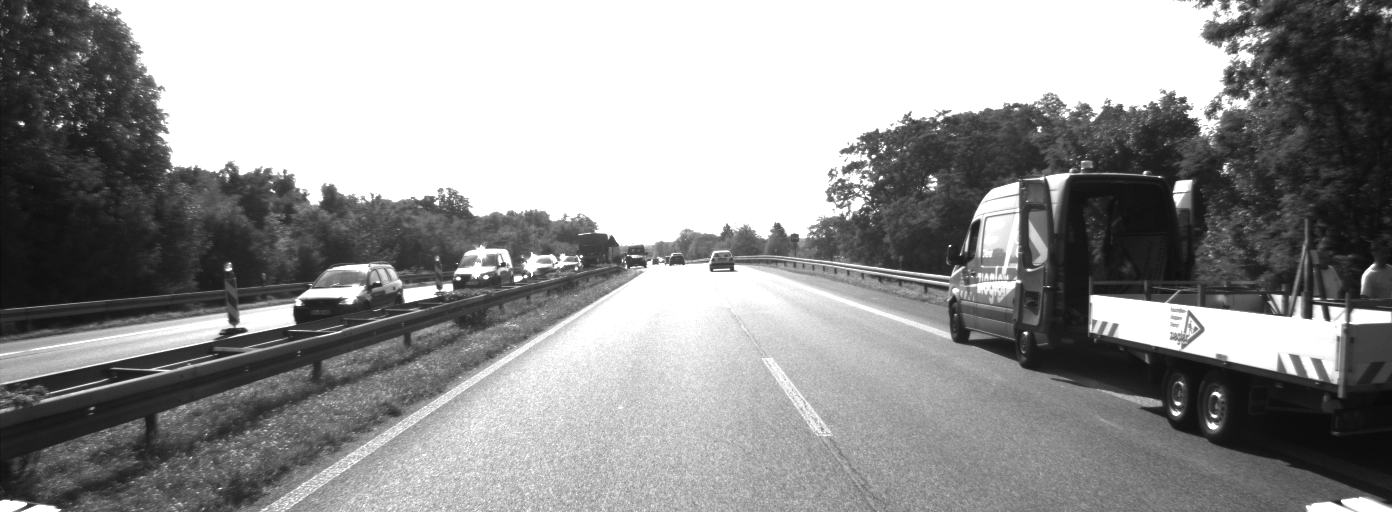
#> input picture dataset/image_00/data/0000000003.png, 1392 x 512 px, given in place of drive.mp4, which was not available
$ python lane_detection_with_steer.py
#> lines starting #> are read from the running program, lines starting #| are printed output that depends on the picture; after the words box and inside, x2 and y2 are one past the last pixel; in counts of white or black regions, pixels touching at a corner belong together; pictures that were not available may be replaced by others from this repository, and a replacement may not be noted
import cv2
import numpy as np

# Function to read the input video
def read_vid():
    img = cv2.VideoCapture("drive.mp4")
    return img

# Open the input video
img = read_vid()

# Define the output video writer
fourcc = cv2.VideoWriter_fourcc(*'XVID')
out = cv2.VideoWriter('drive_result.mp4', fourcc, 20.0, (1280, 720) )  # Adjust the frame size (1280, 720) to match your input video

while True:
    ret, frame = img.read()
#> frame is the input picture: shape (512, 1392, 3); min 10, max 255, mean 148

    if not ret:
        break

    gray = cv2.cvtColor(frame, cv2.COLOR_BGR2GRAY)

    canny = cv2.Canny(gray, threshold1=170, threshold2=250)
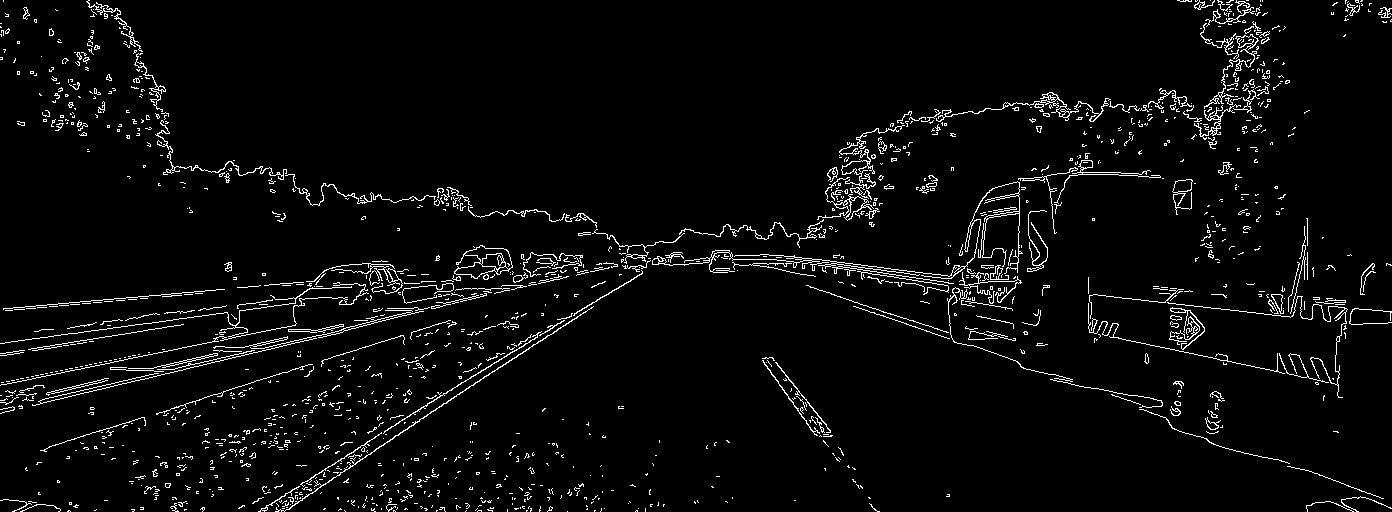
#> canny: shape (512, 1392); 3.9% white in thin lines or dots

    width, height = frame.shape[1], frame.shape[0]

    pts1 = np.float32([[590, 440],
                      [690, 440],
                      [200, 640],
                      [1000, 640]])

    pts2 = np.float32([[0, 0], [width, 0], [0, height], [width, height]])

    pts1_ = np.array([[590, 440],
                      [690, 440],
                      [200, 640],
                      [1000, 640]])

    pts2_ = np.array([[0, 0], [width, 0], [0, height], [width, height]])

    matrix = cv2.getPerspectiveTransform(pts1, pts2)
    birds_eye = cv2.warpPerspective(frame, matrix, (width, height))

    birds_eye_r = birds_eye[:, int(width / 2):]
    birds_eye_l = birds_eye[:, :int(width / 2)]

    for i in range(0, 4):
        cv2.circle(frame, (pts1_[i][0], pts1_[i][1]), 5, (0, 0, 255), 2)
#> frame: shape (512, 1392, 3); 0.03% of pixels changed, all inside (x1, y1, x2, y2) = (584, 434, 697, 447)

    roi = frame[400:600, 350:900]
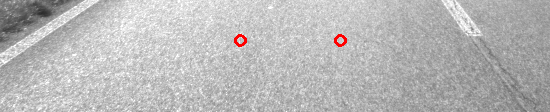
#> roi: shape (112, 550, 3); mean B, G, R 183.9, 183.9, 184.7

    gray = cv2.cvtColor(birds_eye, cv2.COLOR_BGR2GRAY)
    gray_r = cv2.cvtColor(birds_eye_r, cv2.COLOR_BGR2GRAY)
    gray_l = cv2.cvtColor(birds_eye_l, cv2.COLOR_BGR2GRAY)

    ret, thresh = cv2.threshold(gray, 170, 255, cv2.THRESH_BINARY)
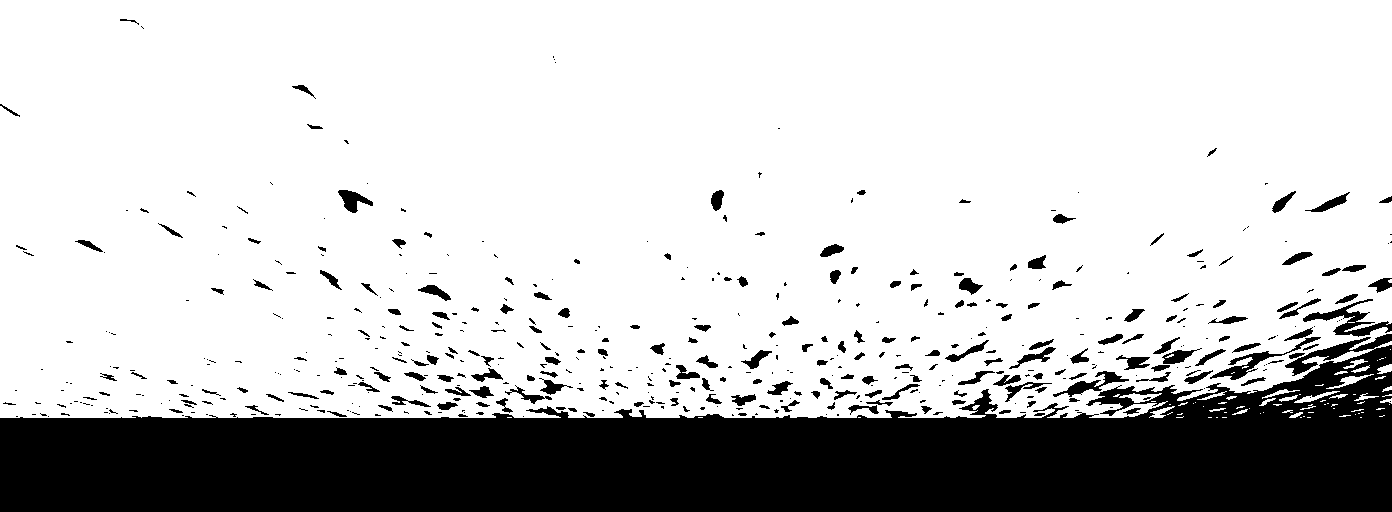
#> thresh: shape (512, 1392); 77.4% white; 502 black regions (289 under 20 px), largest, box (x1, y1, x2, y2) and area: (0, 334, 1392, 512) 142050, (1303, 299, 1392, 337) 997, (1210, 337, 1321, 380) 737
    ret, thresh_r = cv2.threshold(gray_r, 170, 255, cv2.THRESH_BINARY)
#> thresh_r: shape (512, 696); 75.1% white; 236 black regions (113 under 20 px), largest, box (x1, y1, x2, y2) and area: (0, 334, 696, 512) 76120, (607, 299, 696, 337) 997, (514, 337, 625, 380) 737
    ret, thresh_l = cv2.threshold(gray_l, 170, 255, cv2.THRESH_BINARY)
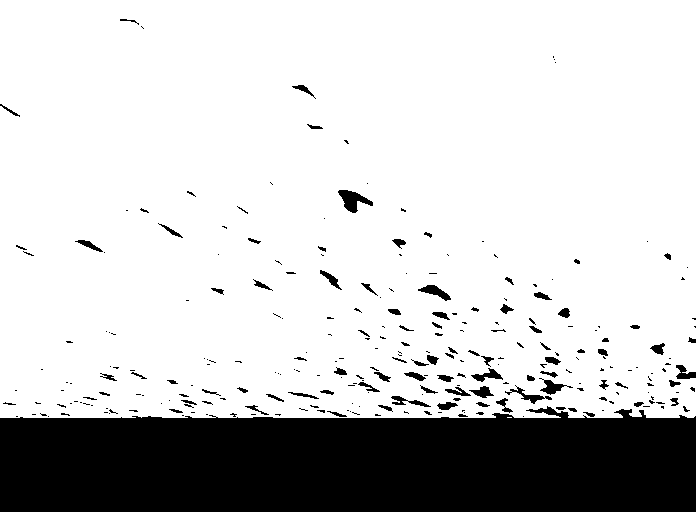
#> thresh_l: shape (512, 696); 79.6% white; 271 black regions (180 under 20 px), largest, box (x1, y1, x2, y2) and area: (0, 406, 696, 512) 65930, (338, 190, 373, 213) 394, (418, 285, 451, 301) 224

    linesP = cv2.HoughLinesP(thresh, 1, np.pi / 180, 50, None, 50, 10)
#> linesP = 871 rows, first 6: [0, 143, 1391, 45], [0, 258, 1288, 258], [0, 213, 1391, 116], [0, 222, 1391, 247], [0, 197, 1391, 99], [0, 185, 1391, 88]
    linesP_r = cv2.HoughLinesP(thresh_r, 1, np.pi / 180, 50, None, 50, 10)
#> linesP_r = 716 rows, first 6: [0, 338, 695, 57], [0, 260, 695, 20], [0, 182, 695, 194], [2, 341, 695, 256], [0, 221, 643, 0], [0, 95, 599, 0]
    linesP_l = cv2.HoughLinesP(thresh_l, 1, np.pi / 180, 50, None, 50, 10)
#> linesP_l = 609 rows, first 6: [356, 192, 695, 20], [0, 100, 695, 395], [0, 360, 677, 0], [0, 60, 695, 369], [0, 7, 695, 316], [0, 1, 695, 253]

    for i in range(0, len(linesP_r)):
        l = linesP_r[i][0]
        cv2.line(birds_eye, (l[0] + int(width / 2), l[1]), (l[2] + int(width / 2), l[3]), (0, 0, 255), 3, cv2.LINE_AA)
#> this loop made 716 passes
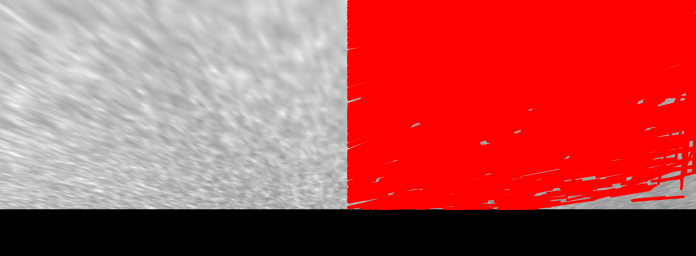
#> birds_eye: shape (512, 1392, 3) (shown at 1/2 size); mean B, G, R 82.1, 82.1, 182.1

    for i in range(0, len(linesP_l)):
        l = linesP_l[i][0]
        cv2.line(birds_eye, (l[0], l[1]), (l[2], l[3]), (0, 0, 255), 3, cv2.LINE_AA)
#> this loop made 609 passes
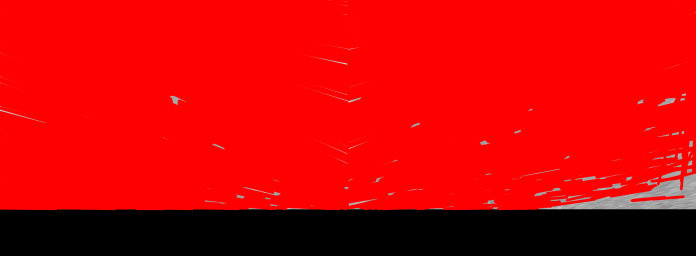
#> birds_eye: shape (512, 1392, 3) (shown at 1/2 size); mean B, G, R 3.3, 3.3, 207

    for i in range(0, len(linesP_r)):
        try:
            ll = linesP_l[i][0]
            x1 = int((l[0] + width / 2 + ll[0]) / 2)
            x2 = int((l[2] + width / 2 + ll[2]) / 2)
            cv2.line(birds_eye, (640, 50), (x1, ll[1]), (0, 255, 0), 3, cv2.LINE_AA)
            print("x1 : {}  ll : {}".format(x1, ll[1]))
        except IndexError:
            continue
#> this loop made 716 passes
#> (ll, x1, x2) on passes 1 to 3: ([356, 192, 695, 20], 760, 1002), ([0, 100, 695, 395], 582, 1002), ([0, 360, 677, 0], 582, 993)
#> (printed output is left out)
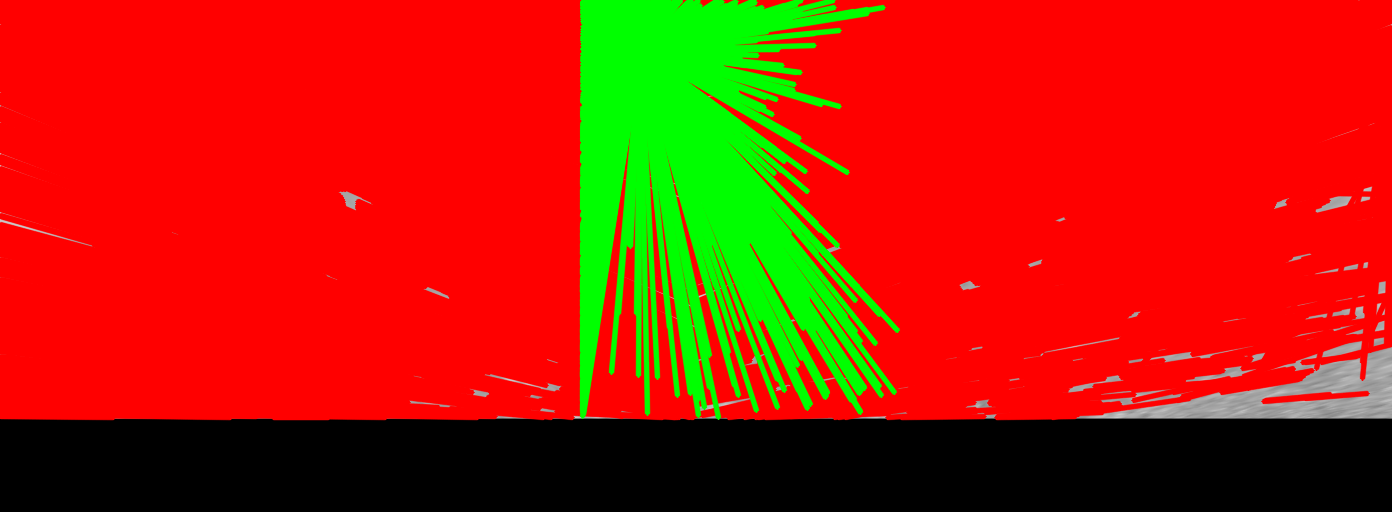
#> birds_eye: shape (512, 1392, 3); 12.2% of pixels changed, all inside (x1, y1, x2, y2) = (579, 0, 901, 420)

    drawing_pts = np.array([[[590, 440], [690, 440], [1000, 640], [200, 640]]], np.int32)
    cv2.polylines(frame, [drawing_pts], True, (0, 255), 1)

    # Write the processed frame to the output video
    out.write(frame)

    cv2.imshow("frame", frame)
    cv2.imshow("birdsEye", birds_eye)

    if cv2.waitKey(60) == ord("q"):
#> (key q is pressed here)
        break

# Release the video objects
img.release()
out.release()

# Close all OpenCV windows
cv2.destroyAllWindows()

$ run again, on dataset/image_00/data/0000000005.png
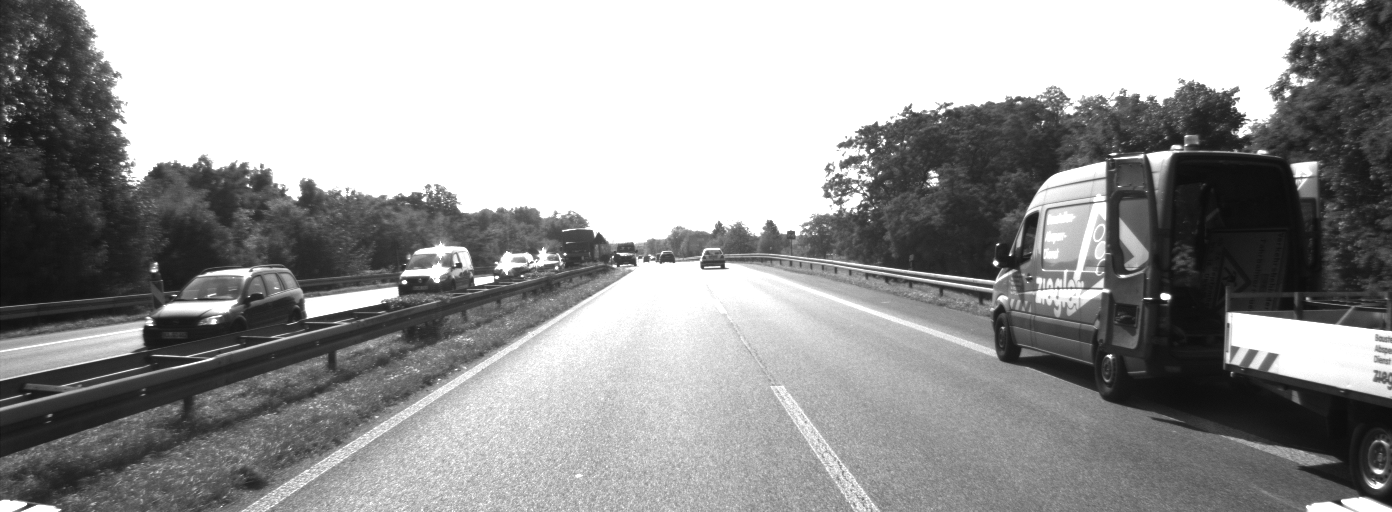
#> input picture dataset/image_00/data/0000000005.png, 1392 x 512 px, given in place of drive.mp4, which was not available
#> frame is the input picture: shape (512, 1392, 3); min 11, max 255, mean 152.4
#> canny: shape (512, 1392); 4% white in thin lines or dots
#> thresh: shape (512, 1392); 76.3% white; 586 black regions (340 under 20 px), largest, box (x1, y1, x2, y2) and area: (0, 322, 1392, 512) 142250, (349, 235, 436, 291) 1186, (1304, 265, 1380, 301) 742
#> thresh_r: shape (512, 696); 74.6% white; 245 black regions (134 under 20 px), largest, box (x1, y1, x2, y2) and area: (0, 322, 696, 512) 76229, (608, 265, 684, 301) 742, (561, 300, 661, 340) 588
#> thresh_l: shape (512, 696); 77.9% white; 345 black regions (208 under 20 px), largest, box (x1, y1, x2, y2) and area: (0, 400, 696, 512) 66021, (349, 235, 436, 291) 1186, (508, 380, 549, 399) 310
#> linesP = 1232 rows, first 6: [0, 98, 1391, 73], [0, 134, 1009, 275], [0, 112, 1391, 112], [0, 109, 1391, 109], [0, 222, 1366, 174], [0, 13, 1391, 62]
#> linesP_r = 717 rows, first 6: [0, 376, 678, 0], [0, 96, 695, 231], [0, 366, 662, 0], [0, 35, 693, 358], [0, 31, 695, 191], [0, 398, 695, 74]
#> linesP_l = 620 rows, first 6: [0, 351, 690, 0], [0, 258, 319, 236], [0, 82, 695, 46], [0, 206, 695, 182], [42, 417, 395, 267], [0, 160, 695, 172]
#> the loop `for i in range(0, len(linesP_r)):` made 717 passes
#> after the loop `for i in range(0, len(linesP_r)):`:
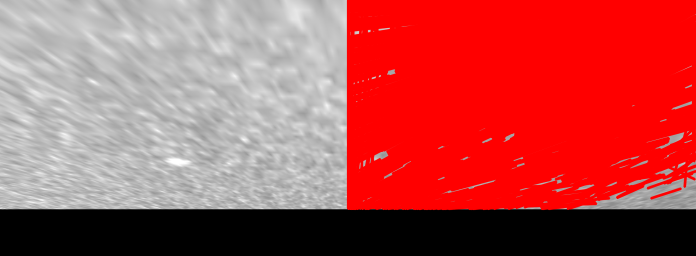
#> birds_eye: shape (512, 1392, 3) (shown at 1/2 size); mean B, G, R 80.3, 80.3, 180.3
#> the loop `for i in range(0, len(linesP_l)):` made 620 passes
#> the loop `for i in range(0, len(linesP_r)):` made 717 passes
#> (ll, x1, x2) on passes 1 to 3: ([0, 351, 690, 0], 637, 1040), ([0, 258, 319, 236], 637, 854), ([0, 82, 695, 46], 637, 1042)
#> (printed output is left out)
#> after the loop `for i in range(0, len(linesP_r)):`:
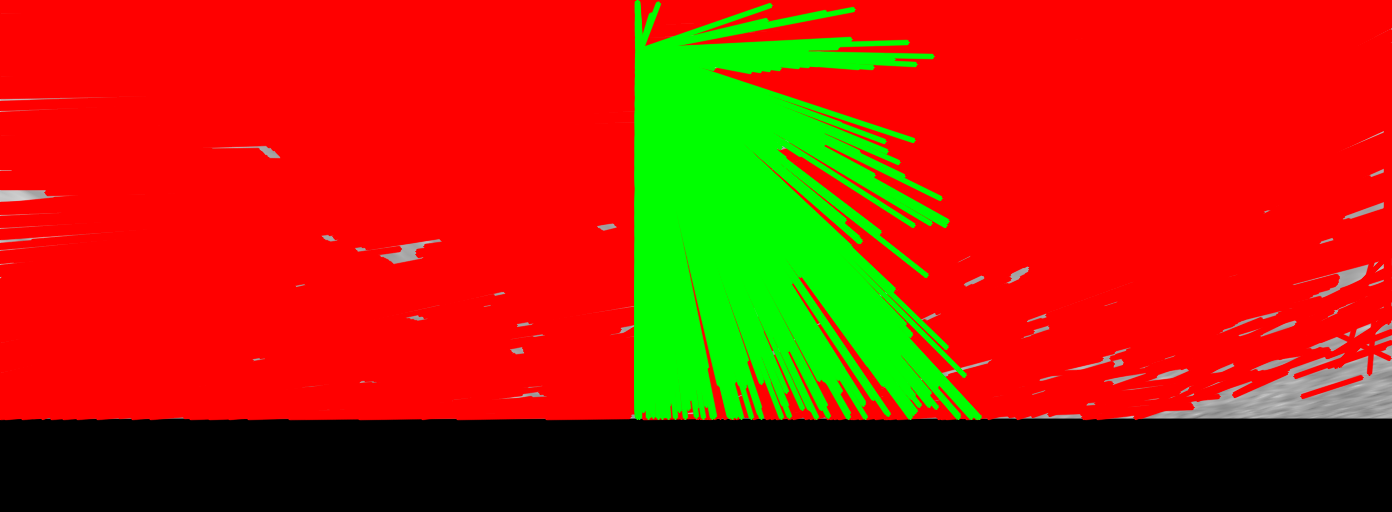
#> birds_eye: shape (512, 1392, 3); mean B, G, R 3.2, 35.8, 174.4

$ run again, on dataset/image_00/data/0000000009.png
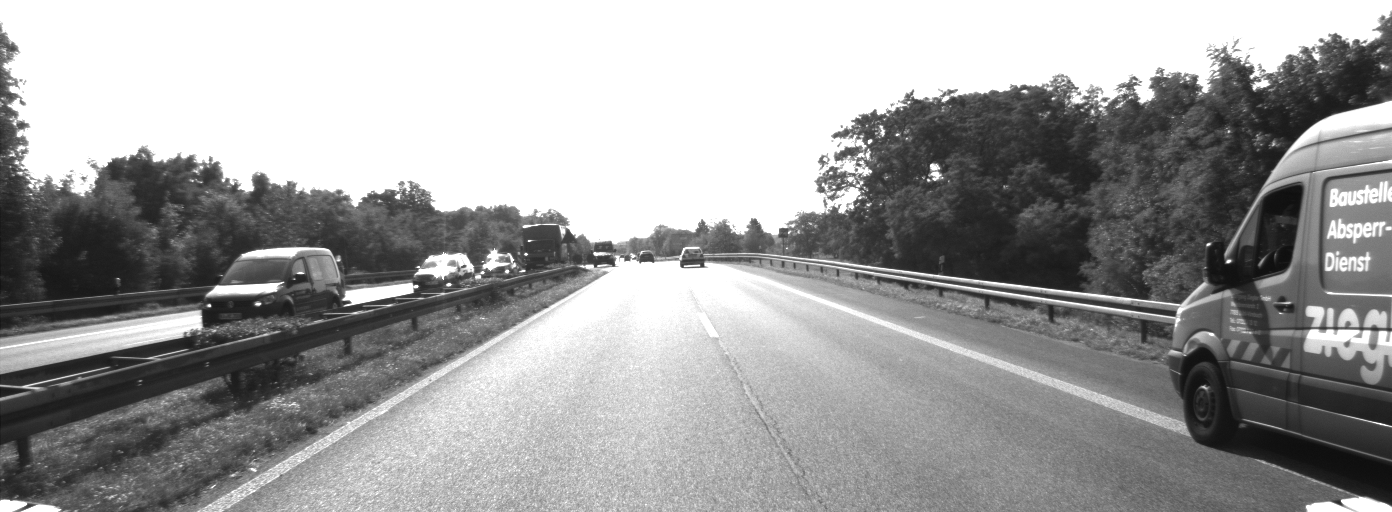
#> input picture dataset/image_00/data/0000000009.png, 1392 x 512 px, given in place of drive.mp4, which was not available
#> frame is the input picture: shape (512, 1392, 3); min 13, max 255, mean 158.6
#> `canny = cv2.Canny(gray, threshold1=170, threshold2=250)`:
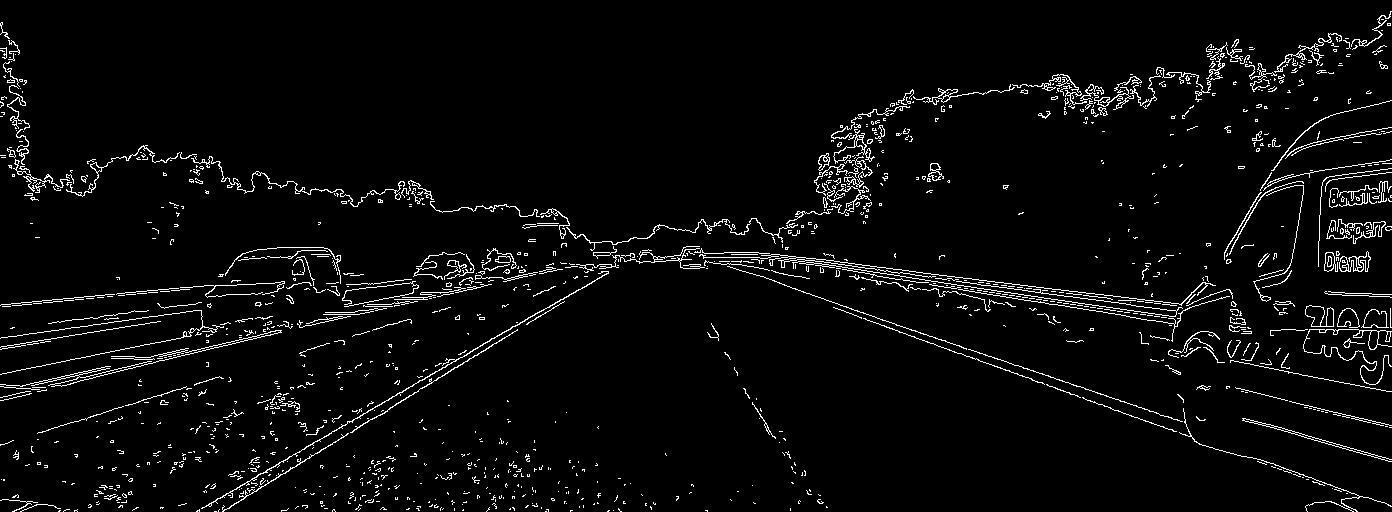
#> canny: shape (512, 1392); 3.9% white in thin lines or dots
#> thresh: shape (512, 1392); 75.8% white; 570 black regions (357 under 20 px), largest, box (x1, y1, x2, y2) and area: (0, 297, 1392, 512) 148237, (1106, 321, 1234, 357) 1320, (1268, 160, 1361, 197) 1184
#> thresh_r: shape (512, 696); 73.2% white; 241 black regions (127 under 20 px), largest, box (x1, y1, x2, y2) and area: (0, 297, 696, 512) 80635, (410, 321, 538, 357) 1320, (572, 160, 665, 197) 1184
#> thresh_l: shape (512, 696); 78.4% white; 331 black regions (231 under 20 px), largest, box (x1, y1, x2, y2) and area: (0, 387, 696, 512) 67602, (152, 283, 227, 305) 438, (152, 343, 231, 375) 372
#> linesP = 947 rows, first 6: [1269, 302, 1391, 295], [0, 173, 1391, 27], [80, 194, 1391, 102], [0, 199, 1391, 199], [0, 164, 1391, 18], [0, 376, 1111, 240]
#> linesP_r = 774 rows, first 6: [0, 376, 695, 37], [0, 5, 686, 254], [71, 412, 483, 0], [1, 404, 695, 50], [42, 0, 695, 250], [0, 11, 552, 329]
#> linesP_l = 619 rows, first 6: [170, 0, 587, 417], [0, 318, 162, 292], [200, 0, 617, 417], [209, 0, 626, 417], [0, 130, 695, 215], [49, 341, 695, 262]
#> the loop `for i in range(0, len(linesP_r)):` made 774 passes
#> the loop `for i in range(0, len(linesP_l)):` made 619 passes
#> the loop `for i in range(0, len(linesP_r)):` made 774 passes
#> (ll, x1, x2) on passes 1 to 3: ([170, 0, 587, 417], 434, 732), ([0, 318, 162, 292], 349, 519), ([200, 0, 617, 417], 449, 747)
#> (printed output is left out)
#> after the loop `for i in range(0, len(linesP_r)):`:
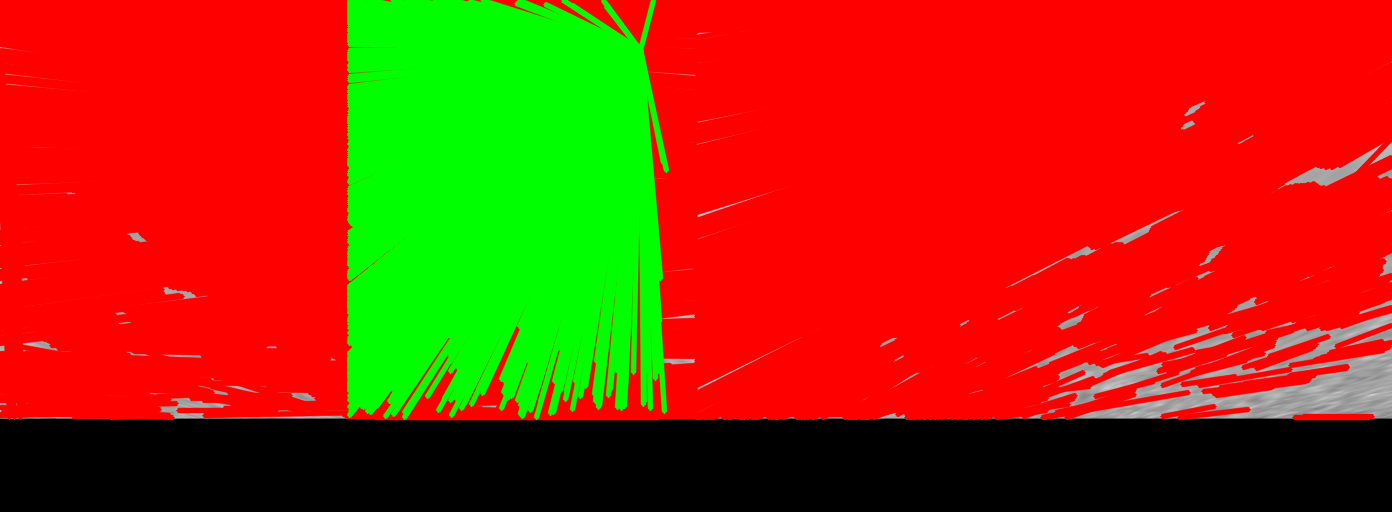
#> birds_eye: shape (512, 1392, 3); mean B, G, R 4.8, 47.9, 163.1
